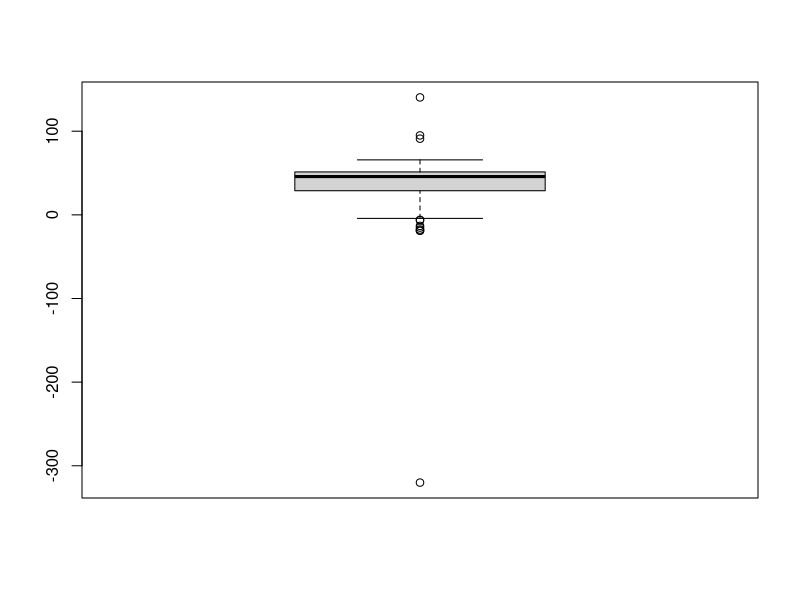
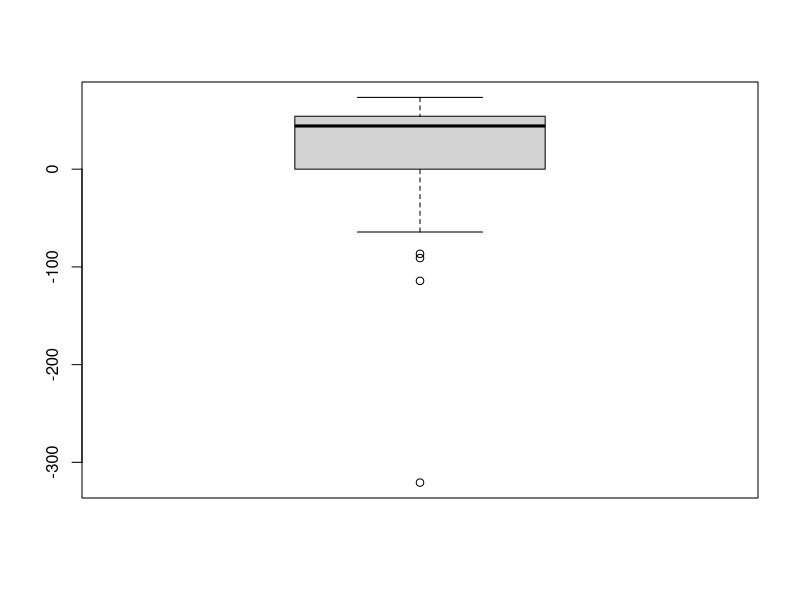

Write the R code that produced these figures, in order.
library("data.table")
library("dplyr")
library("ggplot2")
library("MASS")
library("tidyverse")
library("stringr")
library("psych")

#Set working directory
setwd("C:/Users/Ky Squared/Google Drive/Projects/OpenMaze/Timing/Analysis/Collision")

#Load Raspberry Pi Data
CollisionRP <- as.data.table(fread("CollisionRP.csv", stringsAsFactors = FALSE))

#Clean Raspberry Pi Data
#FORMAT COLUMN NAMES & Time stamps
CollisionRP <- CollisionRP[, `:=`  (Light = `Light Sensor Input`, Sound = `Sound Sensor Input`)
                           ][,`:=` (`Light Sensor Input` = NULL, `Sound Sensor Input` = NULL)
                             ][,TimeRP := str_sub(CollisionRP$`Current Time`, start = 12)
                               ][,TimeRP := as.POSIXct(CollisionRP$TimeRP, format = "%H:%M:%OS")
                                 ][, `:=` (`Current Time` = NULL, `Start Time` = NULL)]

#reduce data to only include Collection Trials Onset and Collisions (Light = 1 = Start of trial Light = True = Sound)
CollisionRP <- CollisionRP[Light != 0 & Light != FALSE][Light != lag(Light) | TimeRP - lag(TimeRP) > 0.3]
CollisionRP <- CollisionRP[!c(1:4), .(TimeRP, CollisionRP = ifelse(Light == 1, 0,1))]


#Load OpenMaze data
columns <- c("TimeStamp","BlockIndex","TrialIndex", "TrialInBlock", "Collision")
CollisionOM <- as.data.table(fread("CollisionOM.csv", select = columns, stringsAsFactors = FALSE))
rm(columns)
###Clean up OpenMaze Data
#Format time stamps  
CollisionOM[,TimeOM := str_sub(CollisionOM$TimeStamp, start = 12, end = -4)
            ][,TimeOM := as.POSIXct(CollisionOM$TimeOM, format = "%H:%M:%OS")
              ][, TimeStamp := NULL
                ][, TrialTime := TimeOM - min(TimeOM), by = .(BlockIndex, TrialInBlock)
                  ]

#Get Collision points and trial start time
CollisionOM <- CollisionOM[(TrialTime == 0 | Collision == 1) & BlockIndex != 1 & TrialIndex != 1 & TrialInBlock != 0]
CollisionOM[, CollisionOM := ifelse(Collision ==1, 1, 0)][, `:=` (TrialIndex = NULL, Collision = NULL, TrialTime = NULL)]


#Combine Data for analysis
Collision <- cbind(CollisionOM, CollisionRP)
#Add experiment & trial times 
Collision[, `:=` (ExpOM = TimeOM - min(TimeOM), ExpRP = TimeRP - min(TimeRP))][, `:=` (TrialOM = TimeOM - min(TimeOM), TrialRP = TimeRP - min(TimeRP)), by = .(BlockIndex, TrialInBlock)]
#Calculate difference between RP and OM
Collision[, `:=` (ExpDiff = (as.numeric(ExpRP - ExpOM))*1000, TrialDiff = (as.numeric(TrialRP-TrialOM))*1000)]
#Summary Stats
Collision[,BlockIndex := as.factor(BlockIndex)]

Collision_Block2 <-Collision[BlockIndex ==2]
Collision_Block3 <-Collision[BlockIndex ==3]
Collision_Block4 <-Collision[BlockIndex ==4]

aov.Collision <- aov(ExpDiff~BlockIndex, data = Collision)
summary(aov.Collision)

describe(Collision$ExpDiff)
describe(Collision_Block2$ExpDiff)
describe(Collision_Block3$ExpDiff)
describe(Collision_Block4$ExpDiff)


boxplot(Collision$ExpDiff)
describe(Collision$ExpDiff)
boxplot(Collision$TrialDiff)
describe(Collision$TrialDiff)






